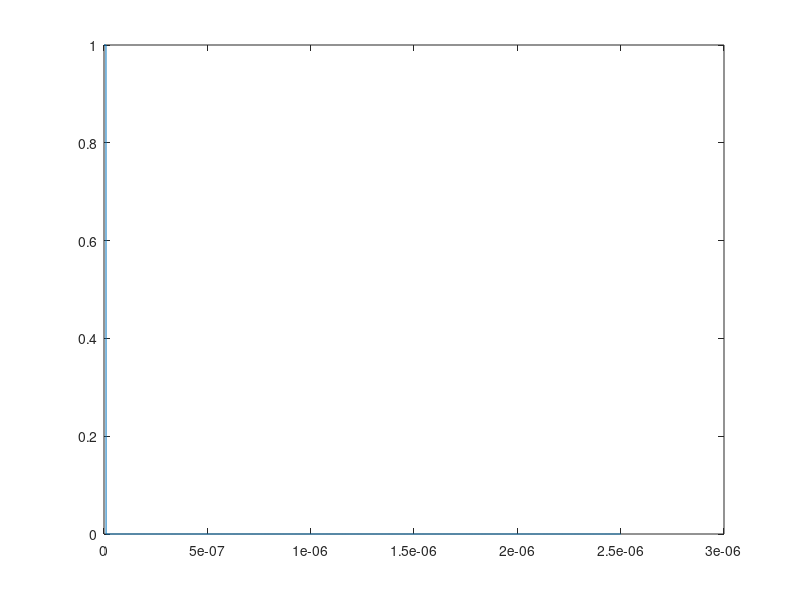

This chart was generated by the following MATLAB code:
clear all
% 4QAM 
a = 5;
bits = randi([0 1], 1, a*100);
bits = reshape(bits,[], 2);
bits = bi2de(bits, 2, 'left-msb');
Rb = 50*10^6 ;
% dieu che tin hieu: chuyen sang dang ma -> dieu che
y = qammod(bits, 4);
scatterplot(y);
Rb = 2*Rb; % dieu che 4QAM 2 bit/ 1 sym
Tb = 1/Rb; % chu ky symbol
T = length(bits)*Tb; % thoi gian cua toan bo tin hieu
Rs = 20*Rb; % 20 mau ung vs 1 bit
Ts = 1/Rs; % chu ky 1 mau
t = 0:Ts:T;
x = zeros(size(t));
for i = 1:length(y)
    x((i-1)*20 + 1 : i*20) = y(i);
end
%x(length(x)) = [];
%scatterplot(x);
%plot(t(1:1000), x(1:1000));
%dieu che song mang
Es = 1; % tu chon
Tsym = Tb; % dieu che BPSK nen 1 symbol mang 1 bit
p = rectpuls((t - 0.5*Tsym)/Tsym);
%figure; sqrt(2*Es/Tsym)*
plot(t,p);
% gan tin hieu vao song mang
%s = x.*p;
%figure;
%plot(t(1:1000),s(1:1000));